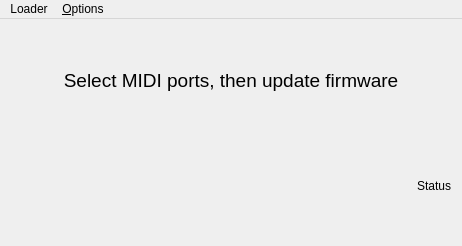
<?xml version="1.0" encoding="UTF-8"?>
<ui version="4.0">
 <class>FirmwareLoader</class>
 <widget class="QMainWindow" name="FirmwareLoader">
  <property name="geometry">
   <rect>
    <x>0</x>
    <y>0</y>
    <width>462</width>
    <height>246</height>
   </rect>
  </property>
  <property name="windowTitle">
   <string>loader</string>
  </property>
  <property name="windowIcon">
   <iconset>
    <normaloff>logo.png</normaloff>logo.png</iconset>
  </property>
  <widget class="QWidget" name="centralWidget">
   <layout class="QVBoxLayout" name="verticalLayout">
    <item>
     <layout class="QVBoxLayout" name="mainVerticalLayout">
      <item>
       <layout class="QHBoxLayout" name="h1Layout">
        <item>
         <widget class="QLabel" name="label">
          <property name="font">
           <font>
            <pointsize>14</pointsize>
           </font>
          </property>
          <property name="text">
           <string>Select MIDI ports, then update firmware</string>
          </property>
          <property name="alignment">
           <set>Qt::AlignCenter</set>
          </property>
         </widget>
        </item>
       </layout>
      </item>
      <item>
       <layout class="QHBoxLayout" name="horizontalLayout">
        <item>
         <widget class="QLabel" name="statusLabel">
          <property name="sizePolicy">
           <sizepolicy hsizetype="Preferred" vsizetype="Preferred">
            <horstretch>3</horstretch>
            <verstretch>0</verstretch>
           </sizepolicy>
          </property>
          <property name="text">
           <string>Status</string>
          </property>
          <property name="alignment">
           <set>Qt::AlignRight|Qt::AlignTrailing|Qt::AlignVCenter</set>
          </property>
         </widget>
        </item>
       </layout>
      </item>
     </layout>
    </item>
   </layout>
  </widget>
  <widget class="QMenuBar" name="menuBar">
   <property name="geometry">
    <rect>
     <x>0</x>
     <y>0</y>
     <width>462</width>
     <height>21</height>
    </rect>
   </property>
   <widget class="QMenu" name="menuoctaManager">
    <property name="title">
     <string>Loader</string>
    </property>
    <addaction name="separator"/>
    <addaction name="separator"/>
    <addaction name="separator"/>
    <addaction name="actionFirmware_Update"/>
    <addaction name="actionAux_Firmware_Update"/>
    <addaction name="separator"/>
    <addaction name="actionExit"/>
   </widget>
   <widget class="QMenu" name="optionsMenu">
    <property name="title">
     <string>&amp;Options</string>
    </property>
   </widget>
   <addaction name="menuoctaManager"/>
   <addaction name="optionsMenu"/>
  </widget>
  <action name="actionOpen">
   <property name="text">
    <string>&amp;Open From...</string>
   </property>
  </action>
  <action name="actionSaveAs">
   <property name="text">
    <string>Save &amp;As...</string>
   </property>
   <property name="iconText">
    <string>Save As...</string>
   </property>
  </action>
  <action name="actionExit">
   <property name="text">
    <string>Exit</string>
   </property>
  </action>
  <action name="actionSave">
   <property name="text">
    <string>&amp;Save</string>
   </property>
   <property name="iconText">
    <string>Save</string>
   </property>
  </action>
  <action name="actionFirmware_Update">
   <property name="text">
    <string>Main Firmware Update</string>
   </property>
  </action>
  <action name="actionNew">
   <property name="text">
    <string>New</string>
   </property>
  </action>
  <action name="actionAux_Firmware_Update">
   <property name="text">
    <string>Aux Firmware Update</string>
   </property>
  </action>
 </widget>
 <layoutdefault spacing="6" margin="11"/>
 <resources/>
 <connections/>
</ui>
